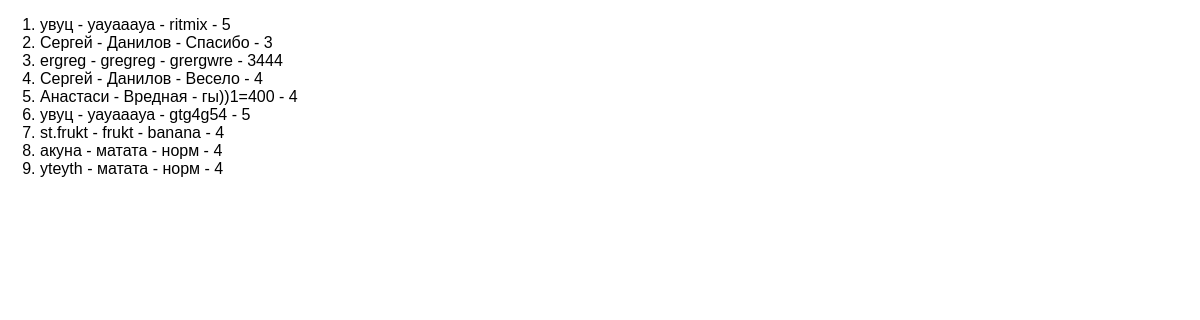
Page /list on the committed database.
### feedback/models.py (models this page shows)
class Feedback(models.Model):
    name = models.CharField(max_length=40, validators=[MinLengthValidator(3)])
    surname = models.CharField(max_length=60)
    feedback = models.TextField(max_length=1000)
    rating = models.PositiveIntegerField()
    def __str__(self):
        return f'{self.name} - {self.surname} - {self.feedback} - {self.rating}'

### feedback/views.py (the view)
# urls.py: path('list', views.ListFeedBack.as_view()),
class ListFeedBack(ListView):
    template_name = 'feedback/list_feedback.html'
    model = Feedback
    context_object_name = 'feedback'
    def get_queryset(self):  # при помощи этого метода можно как-то отфильтровать наши данные
        queryset = super().get_queryset()
        filter_qs = queryset.filter(rating__gt=2)
        return filter_qs

### feedback/templates/feedback/list_feedback.html (shortened to what this page needs)
{% extends 'feedback/base.html' %}
{% block content %}
    <ol>
     {% for feedback in feedback %}
            <li>{{ feedback }}</li>
            {% endfor %}
    </ol>
{% endblock %}

### feedback/static/feedback/forms.css (style rules this page uses)
body { margin: 0; font-family: Sans-Serif, serif; }

### rows in the picture
Feedback: name+surname+feedback "увуц - уауааауа - ritmix - 5"
Feedback: name+surname+feedback "Сергей - Данилов - Спасибо - 3"
Feedback: name+surname+feedback "ergreg - gregreg - grergwre - 3444"
Feedback: name+surname+feedback "Сергей - Данилов - Весело - 4"
Feedback: name+surname+feedback "Анастаси - Вредная - гы))1=400 - 4"
Feedback: name+surname+feedback "увуц - уауааауа - gtg4g54 - 5"
Feedback: name+surname+feedback "st.frukt - frukt - banana - 4"
Feedback: name+surname+feedback "акуна - матата - норм - 4"
Feedback: name+surname+feedback "yteyth - матата - норм - 4"
